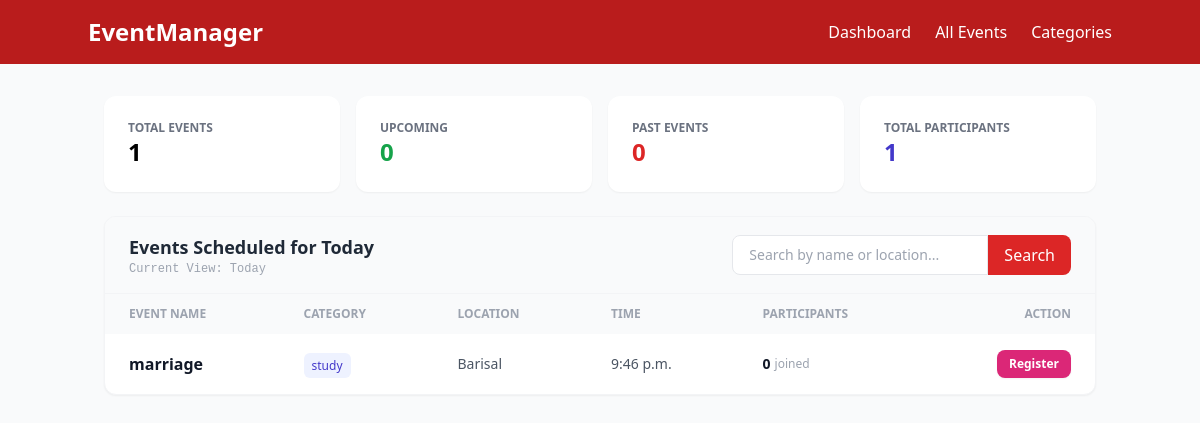
The page / on the database its author committed.
### events/models.py (models this page shows, shortened)
class Event(models.Model):
    name = models.CharField(max_length=200)
    description = models.TextField()
    date = models.DateField()
    time = models.TimeField()
    location = models.CharField(max_length=255)
    category = models.ForeignKey(Category, on_delete=models.CASCADE, related_name='events')

class Category(models.Model):
    name = models.CharField(max_length=100)
    description = models.TextField()

### events/views.py (the view)
# urls.py: path('', views.dashboard, name='dashboard'),
def dashboard(request):
    today = timezone.now().date()
    status_filter = request.GET.get('status', 'today')
    total_participants = Participant.objects.count()
    total_events = Event.objects.count()
    upcoming_count = Event.objects.filter(date__gt=today).count()
    past_count = Event.objects.filter(date__lt=today).count()
    events_queryset = Event.objects.select_related('category').prefetch_related('participants')
    if status_filter == 'upcoming':
        display_events = events_queryset.filter(date__gt=today)
        label = "Upcoming Events"
    elif status_filter == 'past':
        display_events = events_queryset.filter(date__lt=today)
        label = "Past Events"
    elif status_filter == 'total':
        display_events = events_queryset.all()
        label = "All Events"
    else:
        display_events = events_queryset.filter(date=today)
        label = "Events Scheduled for Today"
    search_query = request.GET.get('q')
    if search_query:
        display_events = display_events.filter(
            Q(name__icontains=search_query) |
            Q(location__icontains=search_query)
        )
    context = {
        'total_participants': total_participants,
        'total_events': total_events,
        'upcoming_count': upcoming_count,
        'past_count': past_count,
        'display_events': display_events,
        'label': label,
    }
    return render(request, 'events_app/dashboard.html', context)

### events/templates/events_app/dashboard.html (shortened to what this page needs)
{% extends "events_app/base.html" %}
{% block content %}
<div class="space-y-6">
    <div class="grid grid-cols-1 md:grid-cols-4 gap-4">
        <a href="?status=total" class="bg-white p-6 rounded-xl shadow-sm  hover:shadow-md ">
            <p class="text-gray-500 text-xs uppercase font-bold">Total Events</p>
            <p class="text-2xl font-black">{{ total_events }}</p>
        </a>
        <a href="?status=upcoming" class="bg-white p-6 rounded-xl shadow-sm  hover:shadow-md">
            <p class="text-gray-500 text-xs uppercase font-bold ">Upcoming</p>
            <p class="text-2xl font-black text-green-600">{{ upcoming_count }}</p>
        </a>
        <a href="?status=past" class="bg-white p-6 rounded-xl shadow-sm hover:shadow-md transition">
            <p class="text-gray-500 text-xs uppercase font-bold">Past Events</p>
            <p class="text-2xl font-black text-red-600">{{ past_count }}</p>
        </a>
        <div class="bg-white p-6 rounded-xl shadow-sm">
            <p class="text-gray-500 text-xs uppercase font-bold">Total Participants</p>
            <p class="text-2xl font-black text-indigo-700">{{ total_participants }}</p>
        </div>
    </div>
    <div class="bg-white rounded-xl shadow-sm border border-gray-100 overflow-hidden">
        <div class="px-6 py-4 border-b border-gray-100 bg-gray-50 flex flex-col md:flex-row md:items-center justify-between gap-4">
            <div>
                <h2 class="font-bold text-gray-800 text-lg">{{ label }}</h2>
                <p class="text-xs text-gray-400 font-mono">Current View: {{ request.GET.status|default:"today"|title }}</p>
            </div>
            <form method="GET" class="flex w-full md:w-auto">
                <input type="text" name="q" value="{{ request.GET.q|default:'' }}"
                       placeholder="Search by name or location..."
                       class="px-4 py-2 border rounded-l-lg w-full md:w-64 text-sm">
                <button type="submit" class="bg-red-600 text-white px-4 py-2 rounded-r-lg hover:bg-red-700">
                    Search
                </button>
            </form>
        </div>
        <div class="overflow-x-auto">
            <table class="w-full text-left border-collapse">
                <thead class="bg-gray-50 text-gray-400 text-xs uppercase font-semibold">
                    <tr>
                        <th class="px-6 py-3">Event Name</th>
                        <th class="px-6 py-3">Category</th>
                        <th class="px-6 py-3">Location</th>
                        <th class="px-6 py-3">Time</th>
                        <th class="px-6 py-3">Participants</th>
                        <th class="px-6 py-3 text-right">Action</th>
                    </tr>
                </thead>
                <tbody class="divide-y divide-gray-100">
                    {% for event in display_events %}
                    <tr class="hover:bg-gray-50 transition">
                        <td class="px-6 py-4 font-semibold text-gray-900">{{ event.name }}</td>
                        <td class="px-6 py-4">
                            <span class="px-2 py-1 text-xs bg-indigo-50 text-indigo-700 rounded-md font-medium">
                                {{ event.category.name }}
                            </span>
                        </td>
                        <td class="px-6 py-4 text-gray-600 text-sm">{{ event.location }}</td>
                        <td class="px-6 py-4 text-gray-600 text-sm">{{ event.time }}</td>
                        <td class="px-6 py-4">
                            <div class="flex items-center space-x-1">
                                <span class="text-gray-900 font-bold text-sm">{{ event.participants.count }}</span>
                                <span class="text-gray-400 text-xs ">joined</span>
                            </div>
                        </td>
                        <td class="px-6 py-4 text-right">
                            <a href="{% url 'participant-register' %}?event_id={{ event.id }}"
                               class="inline-flex items-center px-3 py-1.5 bg-pink-600 text-white text-xs font-bold rounded-lg hover:bg-indigo-700 transition shadow-sm">
                                Register
                            </a>
                        </td>
                    </tr>
                    {% endfor %}
                </tbody>
            </table>
        </div>
    </div>
</div>
{% endblock %}

### events/templates/events_app/base.html (shortened to what this page needs)
<!DOCTYPE html>
<html lang="en">
<head>
    <script src="https://cdn.tailwindcss.com"></script>
</head>
<body class="bg-gray-50">
    <nav class="bg-red-700 p-4 text-white ">
        <div class="container mx-auto flex justify-between items-center">
            <a href="{% url 'dashboard' %}" class="text-2xl font-bold">EventManager</a>
            <ul class="flex space-x-6 font-medium">
                <li><a href="{% url 'dashboard' %}" class="hover:text-blue-200">Dashboard</a></li>
                <li><a href="{% url 'event-list' %}" class="hover:text-blue-200">All Events</a></li>
                <li><a href="{% url 'category-list' %}" class="hover:text-blue-200">Categories</a></li>
            </ul>
        </div>
    </nav>
    <main class="container mx-auto mt-8 px-4">
        {% block content %}
        {% endblock %}
    </main>
</body>
</html>

### rows shown on the page
Event: name "marriage", category.name "study", location "Barisal", time "9:46 p.m.", participants.count "0"

### other values the page prints
{{ total_events }} "1"
{{ upcoming_count }} "0"
{{ past_count }} "0"
{{ total_participants }} "1"
{{ label }} "Events Scheduled for Today"
{{ request.GET.status|default:"today"|title }} "Today"
